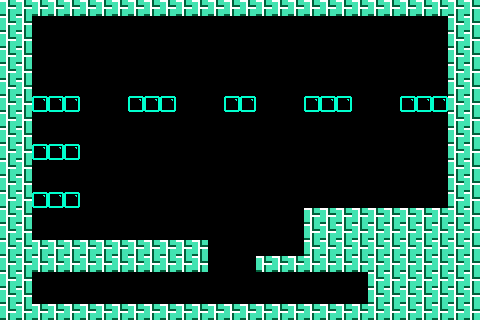

This is a level from a 2D game, rendered from its Tiled map with the project's own tilesets. A one-line summary and the map file follow, with tile-layer data summarised:
An orthogonal 30x20 tile map with 16x16 px tiles, 2 tile layers (bricks, solidbricks), 4 tilesets and 13 objects (6x PowerUpSpawnPoint, 3x StarInGameCurrency, SpawnPoint, TimeBomb, diagonalFlyerSpawnPoint, ...).

<map version="1.0" orientation="orthogonal" width="30" height="20" tilewidth="16" tileheight="16">
 <tileset firstgid="1" name="TileSetTemplate" tilewidth="16" tileheight="16">
  <image source="TileSetTemplate.png" width="64" height="64" />
 </tileset>
 <tileset firstgid="17" name="TileSetTemplateSolid" tilewidth="16" tileheight="16">
  <image source="TileSetTemplateSolid.png" width="64" height="64" />
 </tileset>
 <tileset firstgid="33" name="Tile K" tilewidth="16" tileheight="16">
  <image source="Tile K.png" width="16" height="16" />
 </tileset>
 <tileset firstgid="34" name="Tile 8 LightBlue" tilewidth="16" tileheight="16">
  <image source="Tile 8 LightBlue.png" width="16" height="16" />
 </tileset>
 <layer name="bricks" width="30" height="20">
  <data>[600 cells, 20 non-empty, 1 distinct tile ids]</data>
 </layer>
 <layer name="solidbricks" width="30" height="20">
  <data>[600 cells, 203 non-empty, 1 distinct tile ids]</data>
 </layer>
 <objectgroup name="Objects" width="30" height="20">
  <object name="SpawnPoint" x="57" y="287">
   <properties>
    <property name="SpawnPoint" value="1" />
   </properties>
  </object>
  <object name="TimeBomb" x="365" y="190">
   <properties>
    <property name="TimeBomb" value="1" />
   </properties>
  </object>
  <object name="StarInGameCurrency" x="420" y="46">
   <properties>
    <property name="StarInGameCurrency" value="1" />
   </properties>
  </object>
  <object name="StarInGameCurrency" x="54" y="47">
   <properties>
    <property name="StarInGameCurrency" value="1" />
   </properties>
  </object>
  <object name="PowerUpSpawnPoint" x="143" y="49">
   <properties>
    <property name="PowerUpSpawnPoint" value="0" />
   </properties>
  </object>
  <object name="PowerUpSpawnPoint" x="163" y="49">
   <properties>
    <property name="PowerUpSpawnPoint" value="1" />
   </properties>
  </object>
  <object name="PowerUpSpawnPoint" x="229" y="51">
   <properties>
    <property name="PowerUpSpawnPoint" value="2" />
   </properties>
  </object>
  <object name="PowerUpSpawnPoint" x="250" y="51">
   <properties>
    <property name="PowerUpSpawnPoint" value="3" />
   </properties>
  </object>
  <object name="PowerUpSpawnPoint" x="320" y="51">
   <properties>
    <property name="PowerUpSpawnPoint" value="4" />
   </properties>
  </object>
  <object name="PowerUpSpawnPoint" x="338" y="50">
   <properties>
    <property name="PowerUpSpawnPoint" value="1" />
   </properties>
  </object>
  <object name="diagonalFlyerSpawnPoint" x="429" y="153">
   <properties>
    <property name="diagonalFlyerSpawnPoint" value="1" />
   </properties>
  </object>
  <object name="StarInGameCurrency" x="334" y="287">
   <properties>
    <property name="StarInGameCurrency" value="1" />
   </properties>
  </object>
  <object name="ExitDoor" x="414" y="177">
   <properties>
    <property name="ExitDoor" value="1" />
   </properties>
  </object>
 </objectgroup>
</map>
